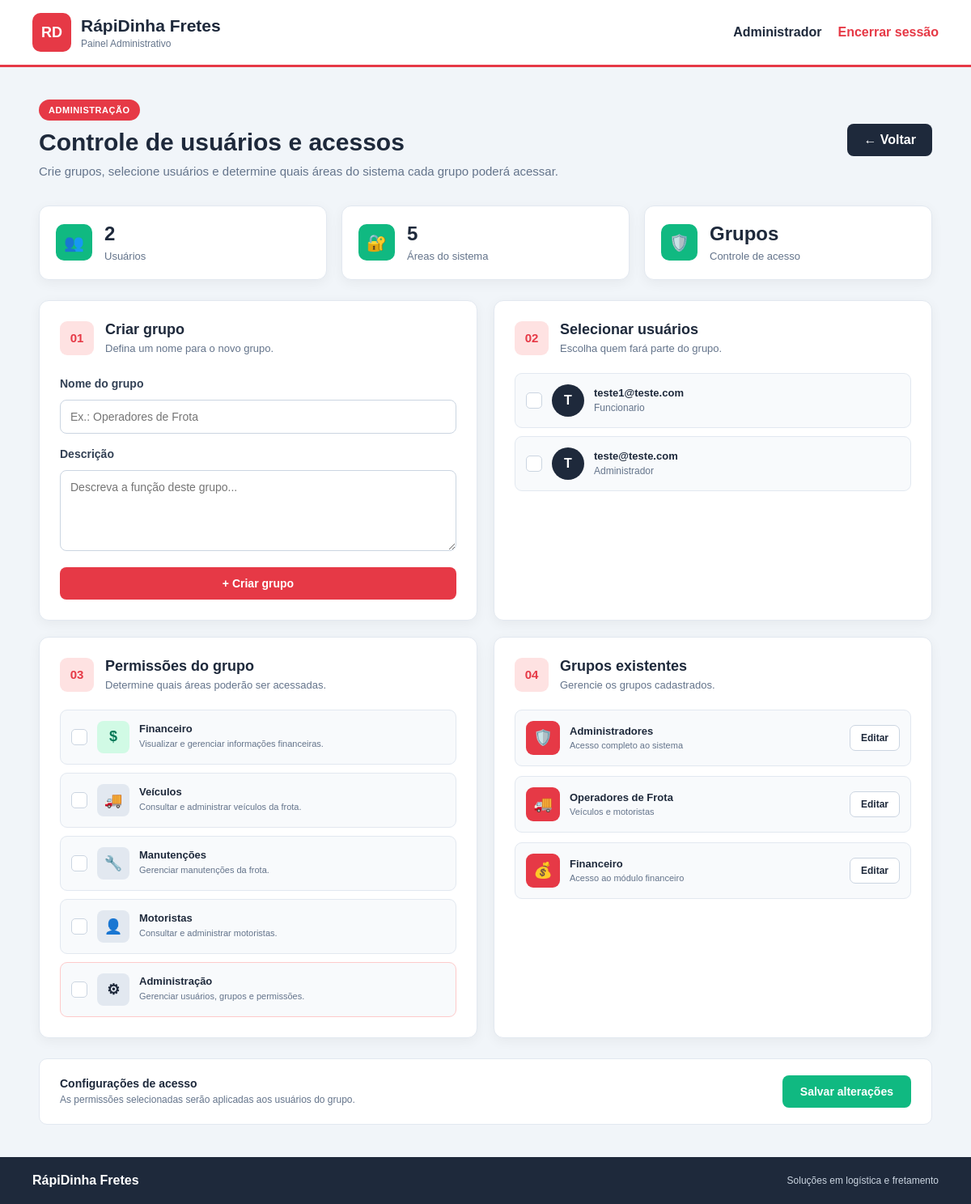
The app's page /painel-admin/ (signed in), older data.
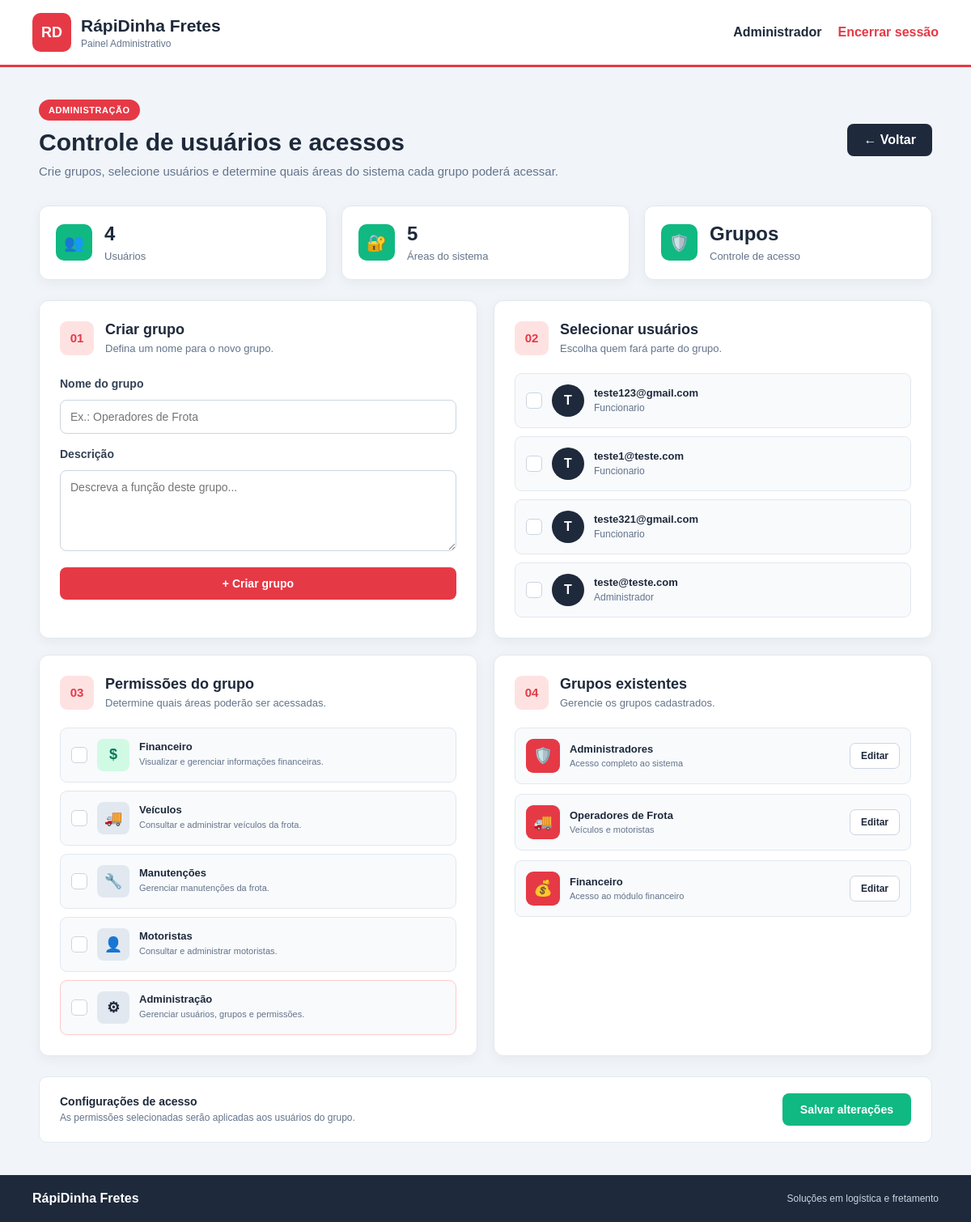
The same page, newer data.
### Rápidinha_Fretes/models.py (models this page shows, shortened)
class Login(models.Model):
    id_login = models.AutoField(primary_key=True)
    usuario = models.CharField(max_length=50, unique=True)
    cargo = models.CharField(max_length=50)
    senha = models.CharField(max_length=255)
    class Meta:
        db_table = "login"

### Rápidinha_Fretes/views.py (the view, shortened to what this page needs)
# urls.py: path('painel-admin/', views.painel_admin, name='painel_admin'),
@apenas_admin
def painel_admin(request):
    return render(request, 'painel_admin.html', {
        'usuarios': Login.objects.all().order_by('usuario'),
        'cargos': CARGOS,
    })

### Rápidinha_Fretes/views.py (called while the page is built)
def apenas_admin(view):
    @wraps(view)
    def wrapper(request, *args, **kwargs):
        if request.session.get('cargo') != 'Administrador':
            messages.error(request, "Acesso negado: Apenas administradores.")
            return redirect('home')
        return view(request, *args, **kwargs)
    return wrapper

### Rápidinha_Fretes/templates/painel_admin.html (shortened to what this page needs)
{% load static %}
<!DOCTYPE html>
<html lang="pt-br">
<head>
    <link rel="stylesheet" href="{% static 'style.css' %}?v=11">
</head>
<body>
<header class="topo">
    <div class="logo-area">
        <div class="logo-rd">RD</div>
        <div>
            <h1>RápiDinha Fretes</h1>
            <span>Painel Administrativo</span>
        </div>
    </div>
    <div class="usuario-area">
        <span>Administrador</span>
        <a href="{% url 'sair' %}">Encerrar sessão</a>
    </div>
</header>
<main class="painel">
    <section class="cabecalho-painel">
        <div>
            <span class="tag">ADMINISTRAÇÃO</span>
            <h2>Controle de usuários e acessos</h2>
            <p>
                Crie grupos, selecione usuários e determine quais áreas
                do sistema cada grupo poderá acessar.
            </p>
        </div>
        <a href="{% url 'home' %}" class="btn-voltar">← Voltar</a>
    </section>
    <section class="resumo">
        <div class="card-resumo">
            <span class="icone">👥</span>
            <div>
                <strong>{{ usuarios|length }}</strong>
                <span>Usuários</span>
            </div>
        </div>
        <div class="card-resumo">
            <span class="icone">🔐</span>
            <div>
                <strong>5</strong>
                <span>Áreas do sistema</span>
            </div>
        </div>
        <div class="card-resumo">
            <span class="icone">🛡️</span>
            <div>
                <strong>Grupos</strong>
                <span>Controle de acesso</span>
            </div>
        </div>
    </section>
    <div class="grid-painel">
        <section class="card">
            <div class="card-titulo">
                <div>
                    <span class="numero">01</span>
                    <div>
                        <h3>Criar grupo</h3>
                        <p>Defina um nome para o novo grupo.</p>
                    </div>
                </div>
            </div>
            <form method="POST" class="formulario">
                <label for="nome_grupo">Nome do grupo</label>
                <input
                    type="text"
                    id="nome_grupo"
                    name="nome_grupo"
                    placeholder="Ex.: Operadores de Frota"
                    required
                >
                <label for="descricao_grupo">Descrição</label>
                <textarea
                    id="descricao_grupo"
                    name="descricao_grupo"
                    placeholder="Descreva a função deste grupo..."
                    rows="4"
                ></textarea>
                <button type="submit" class="btn-principal">
                    + Criar grupo
                </button>
            </form>
        </section>
        <section class="card">
            <div class="card-titulo">
                <div>
                    <span class="numero">02</span>
                    <div>
                        <h3>Selecionar usuários</h3>
                        <p>Escolha quem fará parte do grupo.</p>
                    </div>
                </div>
            </div>
            <div class="lista-usuarios">
                {% for u in usuarios %}
                <label class="usuario-item">
                    <span class="check-custom"></span>
                    <span class="avatar">
                        {{ u.usuario|first|upper }}
                    </span>
                    <span class="usuario-info">
                        <strong>{{ u.usuario }}</strong>
                        <small>{{ u.cargo }}</small>
                    </span>
                </label>
                {% empty %}
                <div class="sem-usuarios">
                    Nenhum usuário cadastrado.
                </div>
                {% endfor %}
            </div>
        </section>
        <section class="card">
            <div class="card-titulo">
                <div>
                    <span class="numero">03</span>
                    <div>
                        <h3>Permissões do grupo</h3>
                        <p>Determine quais áreas poderão ser acessadas.</p>
                    </div>
                </div>
            </div>
            <div class="permissoes">
                <label class="permissao">
                    <span class="permissao-check"></span>
                    <span class="permissao-icon financeiro">$</span>
                    <span>
                        <strong>Financeiro</strong>
                        <small>Visualizar e gerenciar informações financeiras.</small>
                    </span>
                </label>
                <label class="permissao">
                    <span class="permissao-check"></span>
                    <span class="permissao-icon">🚚</span>
                    <span>
                        <strong>Veículos</strong>
                        <small>Consultar e administrar veículos da frota.</small>
                    </span>
                </label>
                <label class="permissao">
                    <span class="permissao-check"></span>
                    <span class="permissao-icon">🔧</span>
                    <span>
                        <strong>Manutenções</strong>
                        <small>Gerenciar manutenções da frota.</small>
                    </span>
                </label>
                <label class="permissao">
                    <span class="permissao-check"></span>
                    <span class="permissao-icon">👤</span>
                    <span>
                        <strong>Motoristas</strong>
                        <small>Consultar e administrar motoristas.</small>
                    </span>
                </label>
                <label class="permissao permissao-admin">
                    <span class="permissao-check"></span>
                    <span class="permissao-icon">⚙</span>
                    <span>
                        <strong>Administração</strong>
                        <small>Gerenciar usuários, grupos e permissões.</small>
                    </span>
                </label>
            </div>
        </section>
        <section class="card">
            <div class="card-titulo">
                <div>
                    <span class="numero">04</span>
                    <div>
                        <h3>Grupos existentes</h3>
                        <p>Gerencie os grupos cadastrados.</p>
                    </div>
                </div>
            </div>
            <div class="grupos">
                <div class="grupo">
                    <div class="grupo-icon">🛡️</div>
                    <div class="grupo-info">
                        <strong>Administradores</strong>
                        <span>Acesso completo ao sistema</span>
                    </div>
                    <button type="button" class="btn-editar">
                        Editar
                    </button>
                </div>
                <div class="grupo">
                    <div class="grupo-icon">🚚</div>
                    <div class="grupo-info">
                        <strong>Operadores de Frota</strong>
                        <span>Veículos e motoristas</span>
                    </div>
                    <button type="button" class="btn-editar">
                        Editar
                    </button>
                </div>
                <div class="grupo">
                    <div class="grupo-icon">💰</div>
                    <div class="grupo-info">
                        <strong>Financeiro</strong>
                        <span>Acesso ao módulo financeiro</span>
                    </div>
                    <button type="button" class="btn-editar">
                        Editar
                    </button>
                </div>
            </div>
        </section>
    </div>
    <section class="salvar-area">
        <div>
            <strong>Configurações de acesso</strong>
            <span>
                As permissões selecionadas serão aplicadas aos usuários do grupo.
            </span>
        </div>
        <button type="button" class="btn-salvar">
            Salvar alterações
        </button>
    </section>
</main>
<footer>
    <strong>RápiDinha Fretes</strong>
    <span>Soluções em logística e fretamento</span>
</footer>
</body>
</html>

Row changes from the older to the newer data that the page shows:
added Login: usuario|first "T", usuario "teste123@gmail.com", cargo "Funcionario"
added Login: usuario|first "T", usuario "teste321@gmail.com", cargo "Funcionario"
Text that changed along with them:
{{ usuarios|length }}: "2" → "4"
